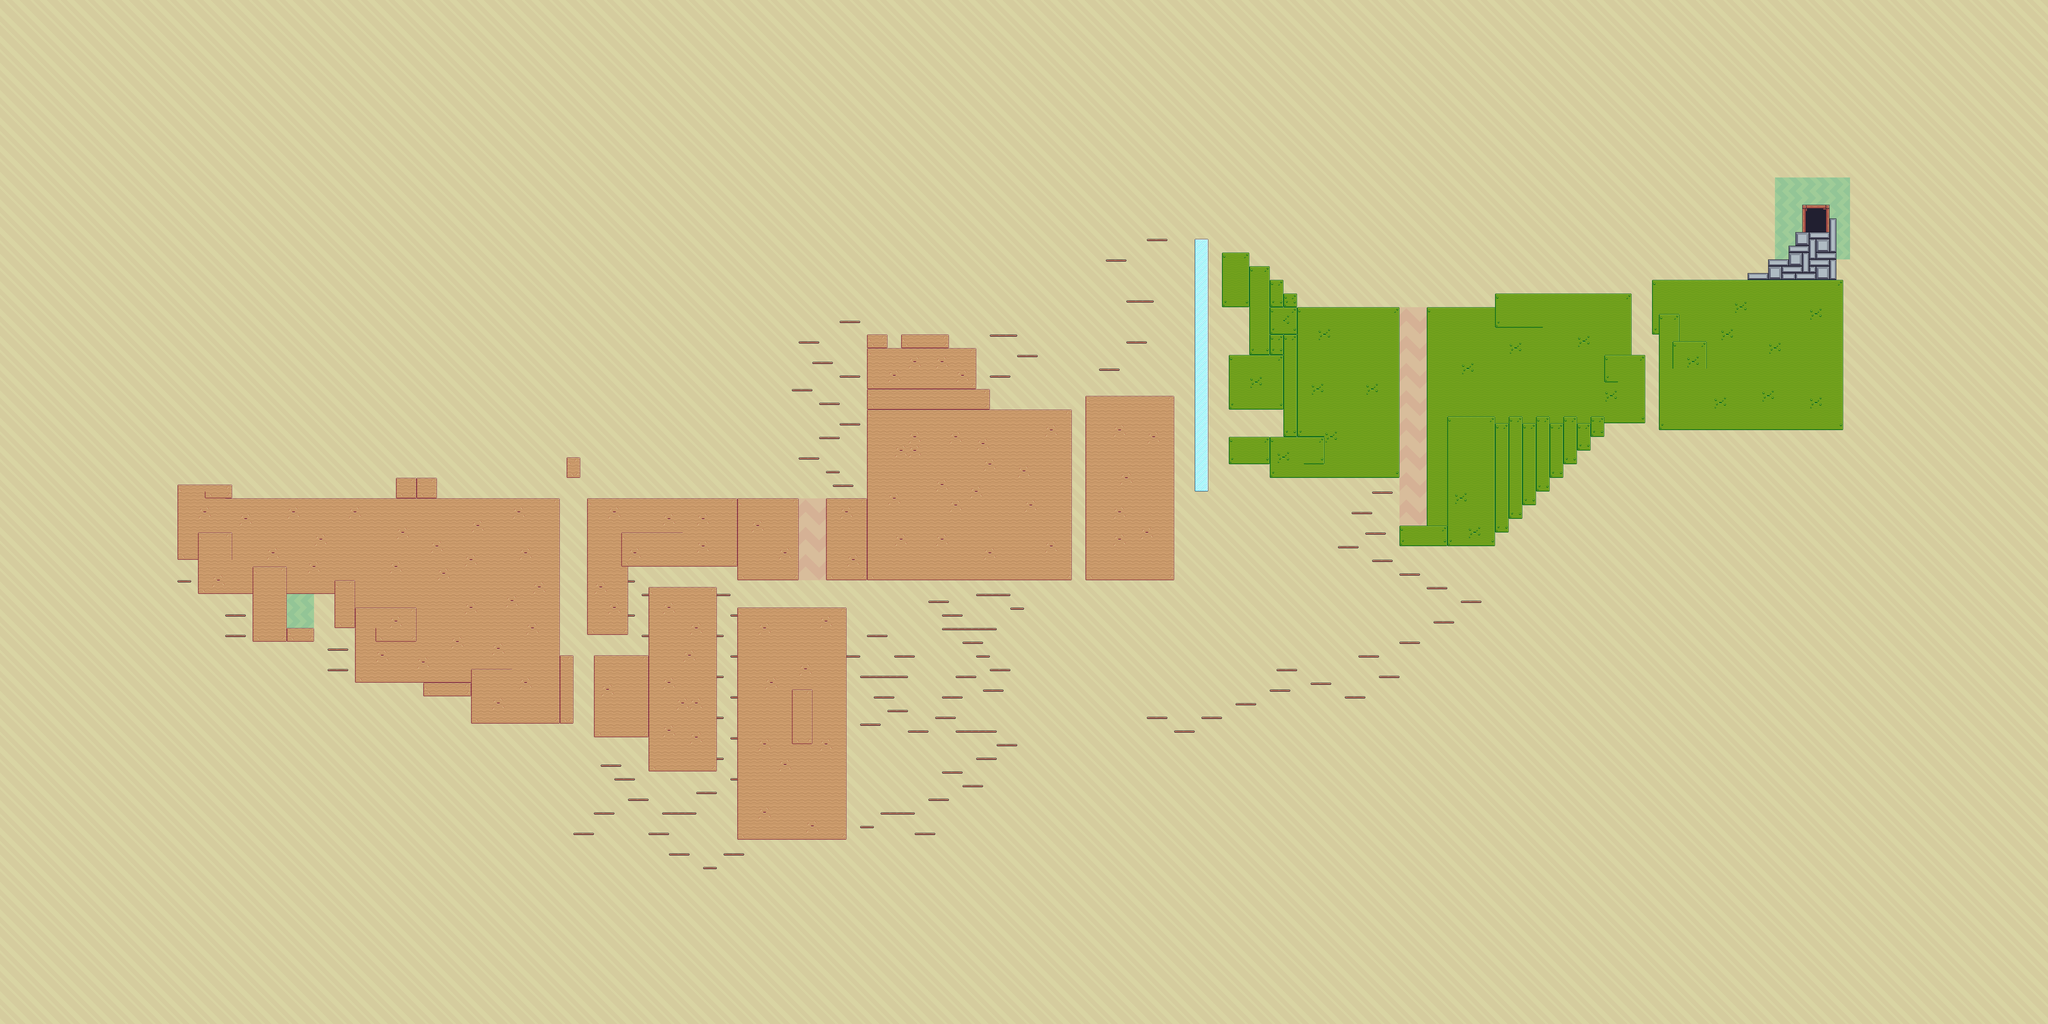

A level layout from a 2D game, rendered from its tile map. Below: a short description, then the map file with tile-grid data replaced by summaries:
An orthogonal 300x150 tile map with 16x16 px tiles, 2 tile layers (Fondo, Plataforma), 5 tilesets and 257 objects.

<map version="1.0" orientation="orthogonal" renderorder="right-down" width="300" height="150" tilewidth="16" tileheight="16" nextobjectid="366">
 <tileset firstgid="1" name="Tiles_Sand_Mud_Ice_16" tilewidth="16" tileheight="16" tilecount="55" columns="11">
  <image source="Tiles_Sand_Mud_Ice_16.png" width="176" height="80" />
  <terraintypes>
   <terrain name="Void" tile="-1" />
   <terrain name="Sand" tile="-1" />
   <terrain name="Mud" tile="-1" />
   <terrain name="Ice" tile="-1" />
  </terraintypes>
  <tile id="0" terrain="0,0,0,1" />
  <tile id="1" terrain="0,0,1,1" />
  <tile id="2" terrain="0,0,1,0" />
  <tile id="4" terrain="0,0,0,2" />
  <tile id="5" terrain="0,0,2,2" />
  <tile id="6" terrain="0,0,2,0" />
  <tile id="8" terrain="0,0,0,3" />
  <tile id="9" terrain="0,0,3,3" />
  <tile id="10" terrain="0,0,3,0" />
  <tile id="11" terrain="0,1,0,1" />
  <tile id="12" terrain="1,1,1,1" />
  <tile id="13" terrain="1,0,1,0" />
  <tile id="15" terrain="0,2,0,2" />
  <tile id="16" terrain="2,2,2,2" />
  <tile id="17" terrain="2,0,2,0" />
  <tile id="19" terrain="0,3,0,3" />
  <tile id="20" terrain="3,3,3,3" />
  <tile id="21" terrain="3,0,3,0" />
  <tile id="22" terrain="0,1,0,0" />
  <tile id="23" terrain="1,1,0,0" />
  <tile id="24" terrain="1,0,0,0" />
  <tile id="26" terrain="0,2,0,0" />
  <tile id="27" terrain="2,2,0,0" />
  <tile id="28" terrain="2,0,0,0" />
  <tile id="30" terrain="0,3,0,0" />
  <tile id="31" terrain="3,3,0,0" />
  <tile id="32" terrain="3,0,0,0" />
  <tile id="50" terrain="0,0,0,0" />
 </tileset>
 <tileset firstgid="56" name="Terrain_16" tilewidth="16" tileheight="16" tilecount="242" columns="22">
  <image source="Terrain_16.png" width="352" height="176" />
 </tileset>
 <tileset firstgid="298" name="Background_Brown" tilewidth="16" tileheight="16" tilecount="16" columns="4">
  <image source="Background_Brown.png" width="64" height="64" />
 </tileset>
 <tileset firstgid="314" name="Background_Green" tilewidth="16" tileheight="16" tilecount="16" columns="4">
  <image source="Background_Green.png" width="64" height="64" />
 </tileset>
 <tileset firstgid="330" name="Background_Yellow" tilewidth="16" tileheight="16" tilecount="16" columns="4">
  <image source="Background_Yellow.png" width="64" height="64" />
 </tileset>
 <layer name="Fondo" width="300" height="150">
  <data>[45000 cells, 45000 non-empty, 16 distinct tile ids]</data>
 </layer>
 <layer name="Plataforma" width="300" height="150">
  <data>[45000 cells, 7065 non-empty, 73 distinct tile ids]</data>
 </layer>
 <objectgroup name="Platform_col">
  <object id="93" x="416" y="1136" width="127.667" height="15.6667" />
  <object id="98" x="528" y="1167.33" width="784" height="15.3333" />
  <object id="99" x="1376" y="1168.67" width="495.333" height="14" />
  <object id="100" x="1936" y="1168" width="112" height="16" />
  <object id="102" x="2032" y="784" width="47.3333" height="16" />
  <object id="103" x="2112" y="784" width="111.333" height="15.3333" />
  <object id="105" x="2208" y="816" width="79.3333" height="16" />
  <object id="106" x="2208" y="832" width="0.666667" />
  <object id="107" x="2272" y="912" width="47.3333" height="16" />
  <object id="108" x="2304.67" y="960" width="206" height="16" />
  <object id="109" x="2544" y="928" width="206.667" height="16" />
  <object id="110" x="2864" y="592" width="62.6667" height="16" />
  <object id="113" x="2912" y="624.67" width="63.3333" height="15.3333" />
  <object id="114" x="2959.33" y="656.67" width="48.6667" height="15.3333" />
  <object id="115" x="2991.33" y="688" width="48.6667" height="16" />
  <object id="116" x="2880.67" y="832" width="126.667" height="15.3333" />
  <object id="118" x="2864" y="704" width="79.3333" height="15.3333" />
  <object id="119" x="2800.67" y="560" width="30" height="15.3333" />
  <object id="120" x="3024" y="720" width="255.333" height="16" />
  <object id="121" x="3344" y="720" width="174.667" height="16" />
  <object id="122" x="3504" y="688" width="318.667" height="16" />
  <object id="125" x="3808" y="832.67" width="46.6667" height="14.6667" />
  <object id="126" x="3872" y="656" width="446.667" height="15.3333" />
  <object id="127" x="3872.67" y="768" width="31.3333" height="15.3333" />
  <object id="128" x="4096.67" y="640" width="62.6667" height="16" />
  <object id="129" x="4144" y="608" width="63.3333" height="14.6667" />
  <object id="130" x="4192" y="576" width="62.6667" height="15.3333" />
  <object id="131" x="4208" y="543.33" width="95.3333" height="16" />
  <object id="132" x="4287.33" y="512.67" width="16" height="14.6667" />
  <object id="133" x="3888" y="992.67" width="430.667" height="14.6667" />
  <object id="134" x="3744.67" y="976" width="110" height="14.6667" />
  <object id="135" x="3712.67" y="1007.33" width="46.6667" height="16" />
  <object id="136" x="3680" y="1039.33" width="46.6667" height="15.3333" />
  <object id="137" x="3648" y="1072" width="47.3333" height="15.3333" />
  <object id="138" x="3616.67" y="1103.33" width="46.6667" height="15.3333" />
  <object id="139" x="3583.33" y="1136" width="48" height="15.3333" />
  <object id="140" x="3552" y="1168" width="47.3333" height="14.6667" />
  <object id="141" x="3519.33" y="1200.67" width="48" height="14.6667" />
  <object id="142" x="3488" y="1231.33" width="46.6667" height="16" />
  <object id="143" x="3280" y="1264" width="222.667" height="14.6667" />
  <object id="144" x="3280" y="1231.33" width="78.6667" height="16" />
  <object id="145" x="2880" y="944.67" width="143.333" height="14.6667" />
  <object id="146" x="2880" y="1023.33" width="144" height="16" />
  <object id="147" x="2880" y="1071.33" width="110.667" height="16" />
  <object id="148" x="2976.67" y="1104" width="302" height="14" />
  <object id="149" x="2800" y="1136" width="31.3333" height="15.3333" />
  <object id="151" x="2544" y="1344.67" width="207.333" height="14.6667" />
  <object id="153" x="1936" y="1344" width="574.667" height="14.6667" />
  <object id="154" x="1456" y="1311.33" width="287.333" height="15.3333" />
  <object id="155" x="1728" y="1344.67" width="143.333" height="14.6667" />
  <object id="156" x="1376" y="1472" width="95.3333" height="14.6667" />
  <object id="157" x="1520" y="1376" width="159.333" height="16.6667" />
  <object id="158" x="1296" y="1536" width="46.6667" height="15.3333" />
  <object id="159" x="1392" y="1536" width="143.333" height="16" />
  <object id="160" x="1728.67" y="1424" width="254.667" height="16" />
  <object id="161" x="1392" y="1712" width="144" height="15.3333" />
  <object id="162" x="1520" y="1792" width="158.667" height="15.3333" />
  <object id="163" x="1728" y="1951.33" width="254.667" height="16" />
  <object id="164" x="992" y="1616" width="128" height="14.6667" />
  <object id="165" x="1104" y="1680" width="238.667" height="14.6667" />
  <object id="166" x="832" y="1584" width="174.667" height="14.6667" />
  <object id="167" x="784" y="1455.33" width="63.3333" height="16" />
  <object id="168" x="416" y="1296" width="63.3333" height="15.3333" />
  <object id="169" x="464" y="1375.33" width="143.333" height="16" />
  <object id="170" x="592" y="1488" width="142.667" height="14.6667" />
  <object id="171" x="656" y="1472" width="78.6667" height="16" />
  <object id="172" x="656" y="1376" width="143.333" height="14.6667" />
  </objectgroup>
 <objectgroup name="Wall_col">
  <!-- 70 objects omitted --></objectgroup>
 <objectgroup name="Salida">
  <!-- 1 objects omitted --></objectgroup>
 <objectgroup name="Muerte_definitiva" visible="0">
  <!-- 3 objects omitted --></objectgroup>
 <objectgroup name="Muerte_limites">
  <!-- 4 objects omitted --></objectgroup>
 <objectgroup name="Muerte_temporal">
  <!-- 9 objects omitted --></objectgroup>
 <objectgroup name="Gravedad" visible="0">
  <!-- 2 objects omitted --></objectgroup>
</map>
<!-- 190 of 257 objects omitted -->
